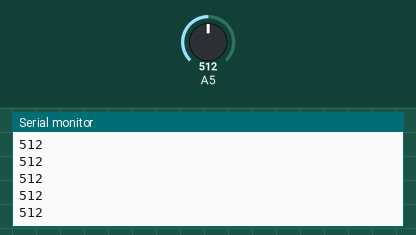
Recording of a sketch running on a simulated Arduino Uno, built with avr-gcc and run on an emulated ATmega328P. On the bench: the last lines printed to the serial monitor. Inputs (shaded band) come from the test bench; at power-on: A5 = 512.

Above: at 1.2 s.
1.3 s: A5 set to 716
At 1.32 s:
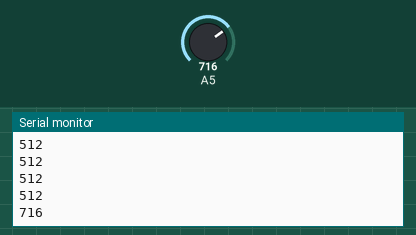
2.8 s: A5 set to 900
At 2.83 s:
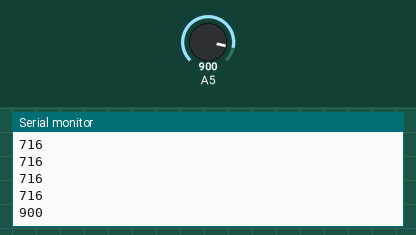
Timing chart, 0 to 5.8 s (numbered marks = the images above; inputs shaded):
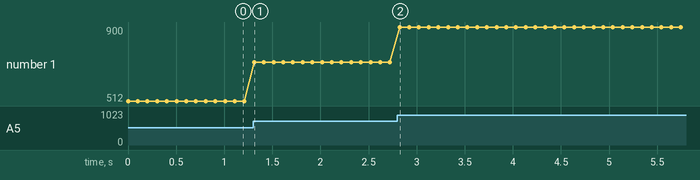

The sketch:

sender.ino
```cpp
#include <SPI.h>          // SPI library for CAN module communication
#include <mcp2515.h>      // MCP2515 CAN controller library

struct can_frame canMessage;  // CAN message structure
MCP2515 mcp2515(10);         // Initialize MCP2515 with CS pin 10

void setup() {
  while (!Serial);        // Wait for serial port to connect (for debugging)
  Serial.begin(9600);     // Start serial communication at 9600 baud

  // Initialize CAN controller
  mcp2515.reset();                     // Reset CAN controller
  mcp2515.setBitrate(CAN_125KBPS);     // Set CAN bus speed to 125kbps
  mcp2515.setNormalMode();             // Set to normal operation mode
}

void loop() {
  // Read potentiometer value (0-1023)
  int potValue = analogRead(A5);

  // Prepare CAN message
  canMessage.can_id  = 0x001;         // Set CAN message ID
  canMessage.can_dlc = 2;             // Set data length (2 bytes)
  canMessage.data[0] = highByte(potValue);  // Store high byte of potentiometer value
  canMessage.data[1] = lowByte(potValue);   // Store low byte of potentiometer value

  // Send CAN message
  mcp2515.sendMessage(&canMessage);

  // Print value to serial monitor for debugging
  Serial.println(potValue);

  delay(100);  // Short delay to prevent flooding the CAN bus
}
```

Measured:
- after the input at 1.3 s, the serial monitor: prints a new line at once (image 1)
- after the input at 2.8 s, the serial monitor: prints a new line at once (image 2)
- plotted number 1: 512 → 716 after the input at 1.3 s, 716 → 900 after the input at 2.8 s
